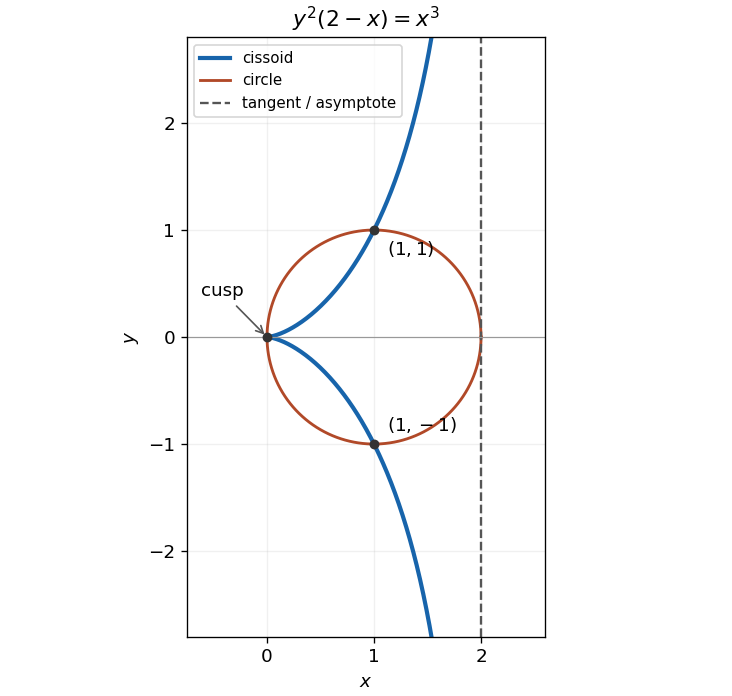

Write the Python code that produced this figure.
"""Plot a calculated cissoid, circle and tangent; write the PNG to cwd."""
from pathlib import Path

import matplotlib
matplotlib.use('Agg')
import matplotlib.pyplot as plt
import numpy as np


def main():
    plt.rcParams.update({'font.size': 11, 'figure.facecolor': 'white', 'axes.facecolor': 'white'})
    fig, ax = plt.subplots(figsize=(6.1, 5.8), layout='constrained')
    t = np.linspace(-4, 4, 1601)
    x, y = 2*t*t/(1+t*t), 2*t**3/(1+t*t)
    ax.plot(x, y, color='#1764ab', lw=2.5, label='cissoid')
    theta = np.linspace(0, 2*np.pi, 601)
    ax.plot(1+np.cos(theta), np.sin(theta), color='#b14928', lw=1.7, label='circle')
    ax.axvline(2, color='#555555', lw=1.4, linestyle='--', label='tangent / asymptote')
    ax.scatter([0, 1, 1], [0, 1, -1], color='#333333', s=24, zorder=4)
    ax.annotate('cusp', (0, 0), xytext=(-.62, .38),
                arrowprops={'arrowstyle': '->', 'color': '#555555'})
    ax.annotate('$(1,1)$', (1, 1), xytext=(8, -15), textcoords='offset points')
    ax.annotate('$(1,-1)$', (1, -1), xytext=(8, 8), textcoords='offset points')
    ax.axhline(0, color='#999999', linewidth=.7)
    ax.set(aspect='equal', xlim=(-.75, 2.6), ylim=(-2.8, 2.8), xlabel='$x$', ylabel='$y$',
           title=r'$y^2(2-x)=x^3$')
    ax.legend(loc='upper left', fontsize=9)
    ax.grid(alpha=.18)
    fig.savefig(Path.cwd() / Path(__file__).with_suffix('.png').name, dpi=120, facecolor='white')
    plt.close(fig)


if __name__ == '__main__':
    main()
